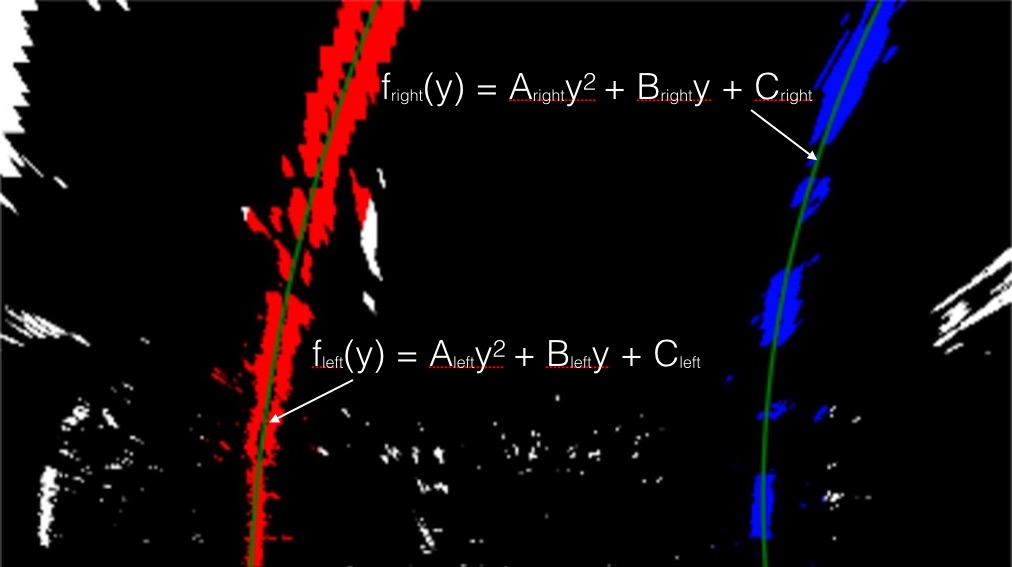
#> input picture examples/color_fit_lines.jpg, 1012 x 567 px
$ python -i SimpleLaneFinding.py   (imports and definitions only)
#> lines starting #> are read from the running program, lines starting #| are printed output that depends on the picture; after the words box and inside, x2 and y2 are one past the last pixel; in counts of white or black regions, pixels touching at a corner belong together
import math
import numpy as np
import cv2
import matplotlib.pyplot as plt
import matplotlib.image as mpimg

def grayscale(img, is_RGB=True):
    """Applies the Grayscale transform
    This will return an image with only one color channel
    but NOTE: to see the returned image as grayscale
    (assuming your grayscaled image is called 'gray')
    you should call plt.imshow(gray, cmap='gray')"""
    if is_RGB:
        return cv2.cvtColor(img, cv2.COLOR_RGB2GRAY)
    else:
        # use BGR2GRAY if you read an image with cv2.imread()
        return cv2.cvtColor(img, cv2.COLOR_BGR2GRAY)

def canny(img, low_threshold, high_threshold):
    """Applies the Canny transform"""
    return cv2.Canny(img, low_threshold, high_threshold)

def gaussian_blur(img, kernel_size):
    """Applies a Gaussian Noise kernel"""
    return cv2.GaussianBlur(img, (kernel_size, kernel_size), 0)

def region_of_interest(img, vertices):
    """
    Applies an image mask.

    Only keeps the region of the image defined by the polygon
    formed from `vertices`. The rest of the image is set to black.
    `vertices` should be a numpy array of integer points.
    """
    #defining a blank mask to start with
    mask = np.zeros_like(img)

    #defining a 3 channel or 1 channel color to fill the mask with depending on the input image
    if len(img.shape) > 2:
        channel_count = img.shape[2]  # i.e. 3 or 4 depending on your image
        ignore_mask_color = (255,) * channel_count
    else:
        ignore_mask_color = 255

    #filling pixels inside the polygon defined by "vertices" with the fill color
    cv2.fillPoly(mask, vertices, ignore_mask_color)

    #returning the image only where mask pixels are nonzero
    masked_image = cv2.bitwise_and(img, mask)
    return masked_image

def calc_line_x(y, slope, intercept):
    """Calculate x value given y, slope, intercept"""
    return int((y - intercept)/slope)

def merge_lane_lines(lines, image_height, slope_thd=0.5):
    """
    1. Separate lines to left, right lanes based on slope.
    2. Calculated avg. slope, intercept weighted by line length
    3. Calculate left, right lane end points based on above slopes, image height
    """

    left_y_top = right_y_top = image_height
    left_slope = right_slope = 0
    left_intercept = right_intercept = 0
    left_weight = right_weight = 0

    for line in lines:
        for x1,y1,x2,y2 in line:
            if x2 == x1:
                continue

            m = (y2-y1)/(x2-x1)
            c = y1 - m * x1
            d = ((y2-y1)**2 + (x2-x1)**2)**0.5

            # Update left, right lane weighted slopes, intercepts
            if m > slope_thd:
                # Left Lane Lines
                left_slope = (left_slope * left_weight + m * d)/(left_weight + d)
                left_intercept = (left_intercept * left_weight + c * d)/(left_weight + d)
                left_weight += d
                left_y_top = min(left_y_top, y1, y2)
            elif m < -slope_thd:
                # Right Lane Lines
                right_slope = (right_slope * right_weight + m * d)/(right_weight + d)
                right_intercept = (right_intercept * right_weight + c * d)/(right_weight + d)
                right_weight += d
                right_y_top = min(right_y_top, y1, y2)

    # Use same value for left, right y top (lines are parallel!)
    left_y_top = right_y_top = min(left_y_top, right_y_top)

    # Calculate left, right lane end points
    left_y_bottom = right_y_bottom = image_height
    left_x_top = calc_line_x(left_y_top, slope=left_slope, intercept=left_intercept)
    right_x_top = calc_line_x(right_y_top, slope=right_slope, intercept=right_intercept)
    left_x_bottom = calc_line_x(left_y_bottom, slope=left_slope, intercept=left_intercept)
    right_x_bottom = calc_line_x(right_y_bottom, slope=right_slope, intercept=right_intercept)

    left_line_merged = np.array([[left_x_top, left_y_top, left_x_bottom, left_y_bottom]])
    right_line_merged = np.array([[right_x_top, right_y_top, right_x_bottom, right_y_bottom]])
    lines_merged = np.array([left_line_merged, right_line_merged])
    return lines_merged

def draw_lines(img, lines, slope_thd=0.5, color=[255, 0, 0], thickness=2):
    """
    NOTE: this is the function you might want to use as a starting point once you want to
    average/extrapolate the line segments you detect to map out the full
    extent of the lane (going from the result shown in raw-lines-example.mp4
    to that shown in P1_example.mp4).

    Think about things like separating line segments by their
    slope ((y2-y1)/(x2-x1)) to decide which segments are part of the left
    line vs. the right line.  Then, you can average the position of each of
    the lines and extrapolate to the top and bottom of the lane.

    This function draws `lines` with `color` and `thickness`.
    Lines are drawn on the image inplace (mutates the image).
    If you want to make the lines semi-transparent, think about combining
    this function with the weighted_img() function below
    """
    try:
        merged_lines = merge_lane_lines(lines, image_height=img.shape[0], slope_thd=slope_thd)
    except (ZeroDivisionError, OverflowError) as e:
        print("Error merging lines. Using raw lines instead!")
        merged_lines = lines

    for line in merged_lines:
        for x1,y1,x2,y2 in line:
            cv2.line(img, (x1, y1), (x2, y2), color, thickness)
    return merged_lines

def hough_lines(img, rho, theta, threshold, min_line_len, max_line_gap, slope_thd):
    """
    `img` should be the output of a Canny transform.

    Returns an image with hough lines drawn.
    """
    lines = cv2.HoughLinesP(img, rho, theta, threshold, np.array([]), minLineLength=min_line_len, maxLineGap=max_line_gap)
    line_img = np.zeros((img.shape[0], img.shape[1], 3), dtype=np.uint8)
    merged_lines = draw_lines(line_img, lines, slope_thd=slope_thd, thickness=3)
    return line_img, merged_lines

def weighted_img(img, initial_img, α=0.8, β=1., γ=0.):
    """
    `img` is the output of the hough_lines(), An image with lines drawn on it.
    Should be a blank image (all black) with lines drawn on it.

    `initial_img` should be the image before any processing.

    The result image is computed as follows:

    initial_img * α + img * β + γ
    NOTE: initial_img and img must be the same shape!
    """
    return cv2.addWeighted(initial_img, α, img, β, γ)

def simple_line_finding(image):
    # Tuning Parameters
    gauss_kernel_size = 5
    canny_low_thd = 50
    canny_high_thd = 180
    v_x0 = 0.1
    v_x1a = 0.472
    v_x1b = 0.528
    v_y1 = 0.60
    v_x2 = 0.94
    hough_rho = 1
    hough_theta = 2.8/180.
    hough_thd = 15
    hough_min_len = 30
    hough_max_gap = 30
    slope_thd = 0.45

    # Get Grayscale Image
    img_gray = grayscale(img=image)

    # Replace Yellow pixels with white in gray scale image
    mask_yellow = cv2.inRange(image, (128, 128, 0), (255, 255, 90))
    img_gray = cv2.bitwise_or(img_gray, mask_yellow)

    # Use Gaussian Blur to filter image and remove noise
    blur_gray = gaussian_blur(img=img_gray, kernel_size=gauss_kernel_size)

    # Get Edges using "CANNY EDGE DETECTION"
    edges = canny(img=blur_gray, low_threshold=canny_low_thd, high_threshold=canny_high_thd)

    # Mask Image Using Polygon
    h = edges.shape[0]
    w = edges.shape[1]
    vertices = np.array([[(v_x0*w, h), (v_x1a*w, v_y1*h),
                          (v_x1b*w, v_y1*h), (v_x2*w, h)]],
                        dtype=np.int32)
    masked_edges = region_of_interest(img=edges, vertices=vertices)

    # Get Raw Lane Lines using "HOUGH LINES"
    lines_image, lines = hough_lines(img=masked_edges, rho=hough_rho, theta=hough_theta, threshold=hough_thd,
                                     min_line_len=hough_min_len, max_line_gap=hough_max_gap, slope_thd=slope_thd)

    # Overlay Images
    combined_img = weighted_img(img=lines_image, initial_img=image, α=1.0, β=0.9)
    return combined_img, lines

>>> import cv2
>>> picture = cv2.cvtColor(cv2.imread('examples/color_fit_lines.jpg'), cv2.COLOR_BGR2RGB)
>>> result = simple_line_finding(picture)
#> in grayscale, `return cv2.cvtColor(img, cv2.COLOR_RGB2GRAY)`:
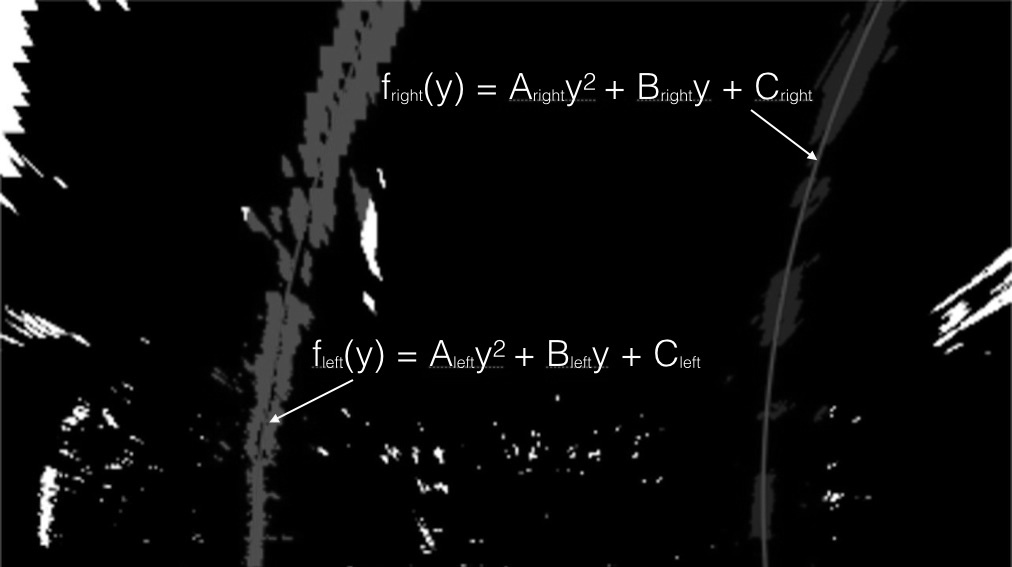
#> returned value: shape (567, 1012); min 0, max 255, mean 10.8
#> in simple_line_finding, `mask_yellow = cv2.inRange(image, (128, 128, 0), (255, 255, 90))`: mask_yellow: shape (567, 1012); every value is 0
#> in canny, `return cv2.Canny(img, low_threshold, high_threshold)`:
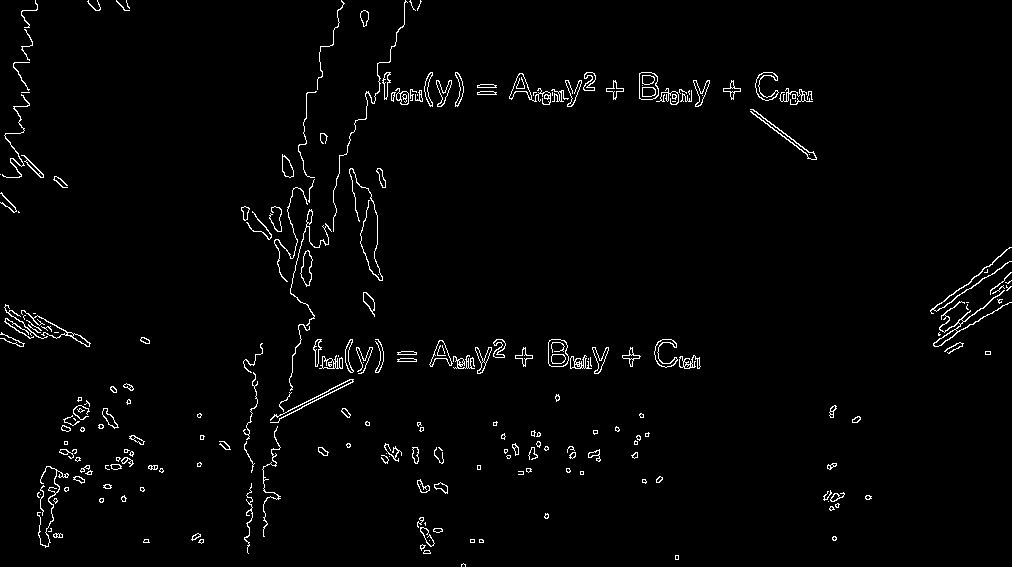
#> returned value: shape (567, 1012); 2% white in thin lines or dots
#> in region_of_interest, `cv2.fillPoly(mask, vertices, ignore_mask_color)`:
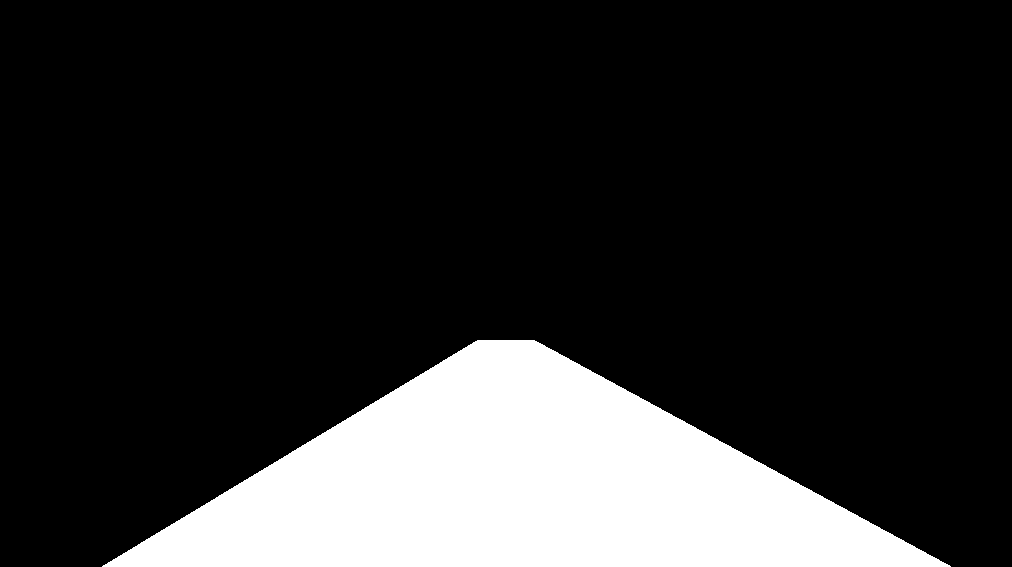
#> mask: shape (567, 1012); 18% white; 1 white region, box (x1, y1, x2, y2) and area: (102, 340, 951, 567) 103115
#> in region_of_interest, `masked_image = cv2.bitwise_and(img, mask)`:
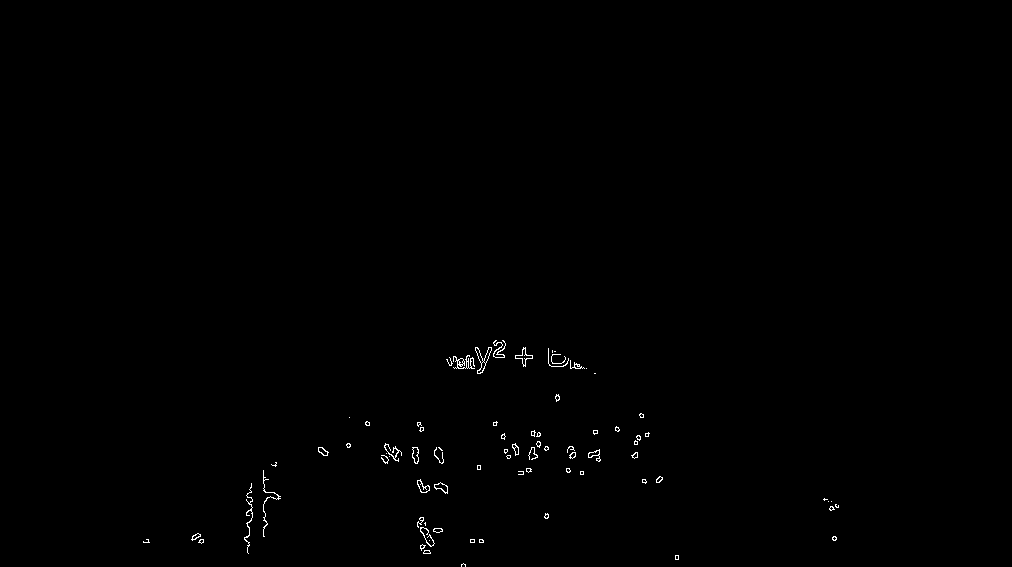
#> masked_image: shape (567, 1012); 0.35% white in thin lines or dots, all inside (x1, y1, x2, y2) = (143, 340, 839, 567)
#> in hough_lines, `lines = cv2.HoughLinesP(img, rho, theta, threshold, np.array([]), minL..`: lines = 68 rows, first 6: [466, 367, 505, 343], [477, 373, 493, 342], [263, 536, 263, 470], [447, 361, 485, 363], [512, 447, 573, 447], [447, 360, 486, 362]
#> the loop in merge_lane_lines, `for line in lines:` made 68 passes
#> line on passes 1 to 12: [[466, 367, 505, 343]], [[477, 373, 493, 342]], [[263, 536, 263, 470]], [[447, 361, 485, 363]], [[512, 447, 573, 447]], [[447, 360, 486, 362]], [[381, 455, 442, 456]], [[522, 363, 586, 368]], [[477, 354, 581, 366]], [[504, 452, 534, 453]], [[420, 548, 420, 479]], [[381, 458, 442, 458]]
#> after the loop in merge_lane_lines, `for line in lines:`: left_intercept = -9209.6; left_slope = 23.02; left_weight = 243.7; right_intercept = 1711.1; right_slope = -4.27; right_weight = 665.5
#> in merge_lane_lines, `left_x_top = calc_line_x(left_y_top, slope=left_slope, intercept=left_..`: left_x_top = 414
#> in merge_lane_lines, `right_x_top = calc_line_x(right_y_top, slope=right_slope, intercept=ri..`: right_x_top = 321
#> in merge_lane_lines, `left_x_bottom = calc_line_x(left_y_bottom, slope=left_slope, intercept..`: left_x_bottom = 424
#> in merge_lane_lines, `right_x_bottom = calc_line_x(right_y_bottom, slope=right_slope, interc..`: right_x_bottom = 268
#> in merge_lane_lines, `left_line_merged = np.array([[left_x_top, left_y_top, left_x_bottom, l..`: left_line_merged = [[414, 340, 424, 567]]
#> in merge_lane_lines, `right_line_merged = np.array([[right_x_top, right_y_top, right_x_botto..`: right_line_merged = [[321, 340, 268, 567]]
#> in merge_lane_lines, `lines_merged = np.array([left_line_merged, right_line_merged])`: lines_merged = [[414, 340, 424, 567], [321, 340, 268, 567]]
#> the loop in draw_lines, `for line in merged_lines:` made 2 passes
#> in weighted_img, `return cv2.addWeighted(initial_img, α, img, β, γ)`:
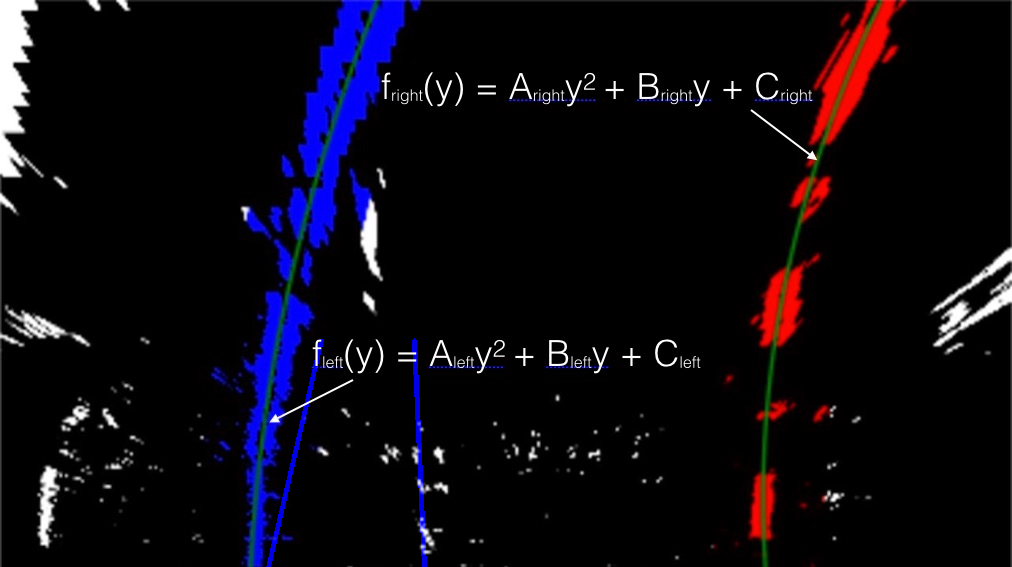
#> returned value: shape (567, 1012, 3); mean of channels 0, 1, 2 16.5, 8.2, 11.4; drawn as B, G, R
